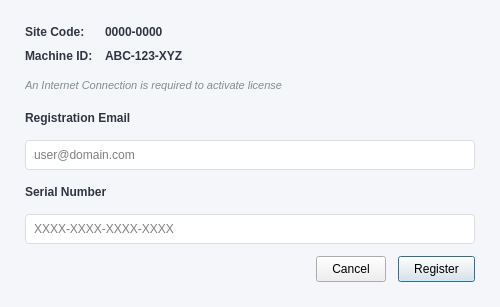
<?xml version="1.0" encoding="UTF-8"?>
<ui version="4.0">
 <class>RegisterForm</class>
 <widget class="QDialog" name="RegisterForm">
  <property name="geometry">
   <rect>
    <x>0</x>
    <y>0</y>
    <width>500</width>
    <height>307</height>
   </rect>
  </property>
  <property name="windowTitle">
   <string>Register New User</string>
  </property>
  <property name="styleSheet">
   <string>
    #RegisterForm { background-color: #f5f6fa; }
    QLabel { color: #2f3640; font-weight: bold; }
    QLineEdit { padding: 6px; border: 1px solid #dcdde1; border-radius: 4px; background: white; }
    QPushButton { padding: 5px 15px; }
   </string>
  </property>
  <layout class="QVBoxLayout" name="mainVerticalLayout">
   <property name="spacing">
    <number>12</number>
   </property>
   <property name="leftMargin">
    <number>25</number>
   </property>
   <property name="topMargin">
    <number>25</number>
   </property>
   <property name="rightMargin">
    <number>25</number>
   </property>
   <property name="bottomMargin">
    <number>25</number>
   </property>
   <item>
    <layout class="QFormLayout" name="infoFormLayout">
     <property name="verticalSpacing">
      <number>10</number>
     </property>
     <item row="0" column="0">
      <widget class="QLabel" name="lblSiteCode">
       <property name="text">
        <string>Site Code:</string>
       </property>
      </widget>
     </item>
     <item row="0" column="1">
      <widget class="QLabel" name="valSiteCode">
       <property name="text">
        <string>0000-0000</string>
       </property>
      </widget>
     </item>
     <item row="1" column="0">
      <widget class="QLabel" name="lblMachineID">
       <property name="text">
        <string>Machine ID:</string>
       </property>
      </widget>
     </item>
     <item row="1" column="1">
      <widget class="QLabel" name="valMachineID">
       <property name="text">
        <string>ABC-123-XYZ</string>
       </property>
      </widget>
     </item>
    </layout>
   </item>
   <item>
    <widget class="QLabel" name="lblStatusHint">
     <property name="styleSheet">
      <string>color: #7f8c8d; font-style: italic; font-weight: normal; font-size: 11px;</string>
     </property>
     <property name="text">
      <string>An Internet Connection is required to activate license</string>
     </property>
    </widget>
   </item>
   <item>
    <widget class="QLabel" name="lblEmail">
     <property name="text">
      <string>Registration Email</string>
     </property>
    </widget>
   </item>
   <item>
    <widget class="QLineEdit" name="editEmail">
     <property name="placeholderText">
      <string>user@domain.com</string>
     </property>
    </widget>
   </item>
   <item>
    <widget class="QLabel" name="lblSerial">
     <property name="text">
      <string>Serial Number</string>
     </property>
    </widget>
   </item>
   <item>
    <widget class="QLineEdit" name="editSerial">
     <property name="placeholderText">
      <string>XXXX-XXXX-XXXX-XXXX</string>
     </property>
    </widget>
   </item>
   <item>
    <layout class="QHBoxLayout" name="buttonHorizontalLayout">
     <item>
      <spacer name="horizontalSpacer">
       <property name="orientation">
        <enum>Qt::Horizontal</enum>
       </property>
       <property name="sizeHint" stdset="0">
        <size>
         <width>40</width>
         <height>20</height>
        </size>
       </property>
      </spacer>
     </item>
     <item>
      <widget class="QPushButton" name="btnCancel">
       <property name="text">
        <string>Cancel</string>
       </property>
      </widget>
     </item>
     <item>
      <widget class="QPushButton" name="btnRegister">
       <property name="text">
        <string>Register</string>
       </property>
       <property name="default">
        <bool>true</bool>
       </property>
      </widget>
     </item>
    </layout>
   </item>
  </layout>
 </widget>
 <resources/>
 <connections/>
</ui>
